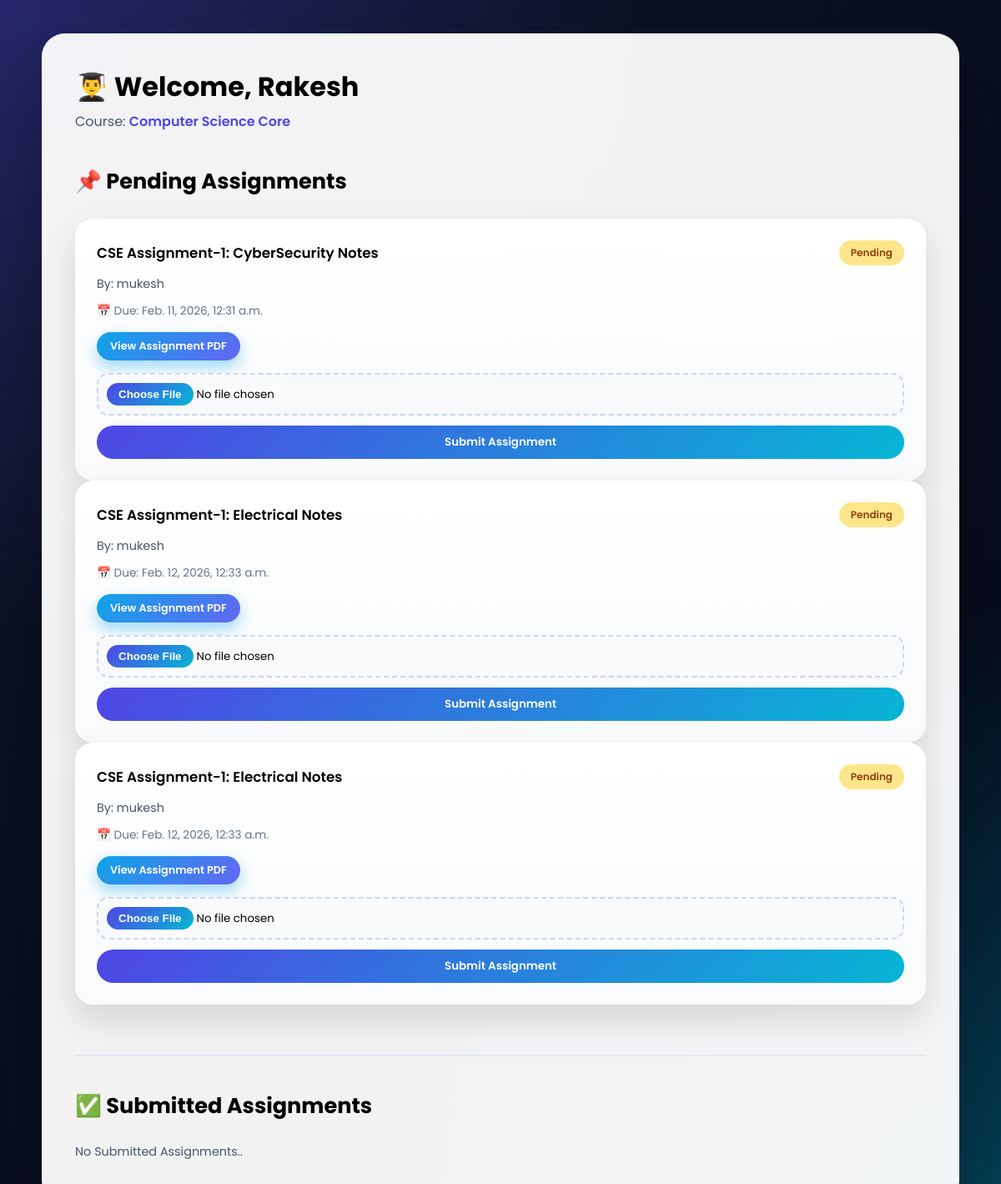
Before: /students/dashboard/ (signed in) with the older database file.
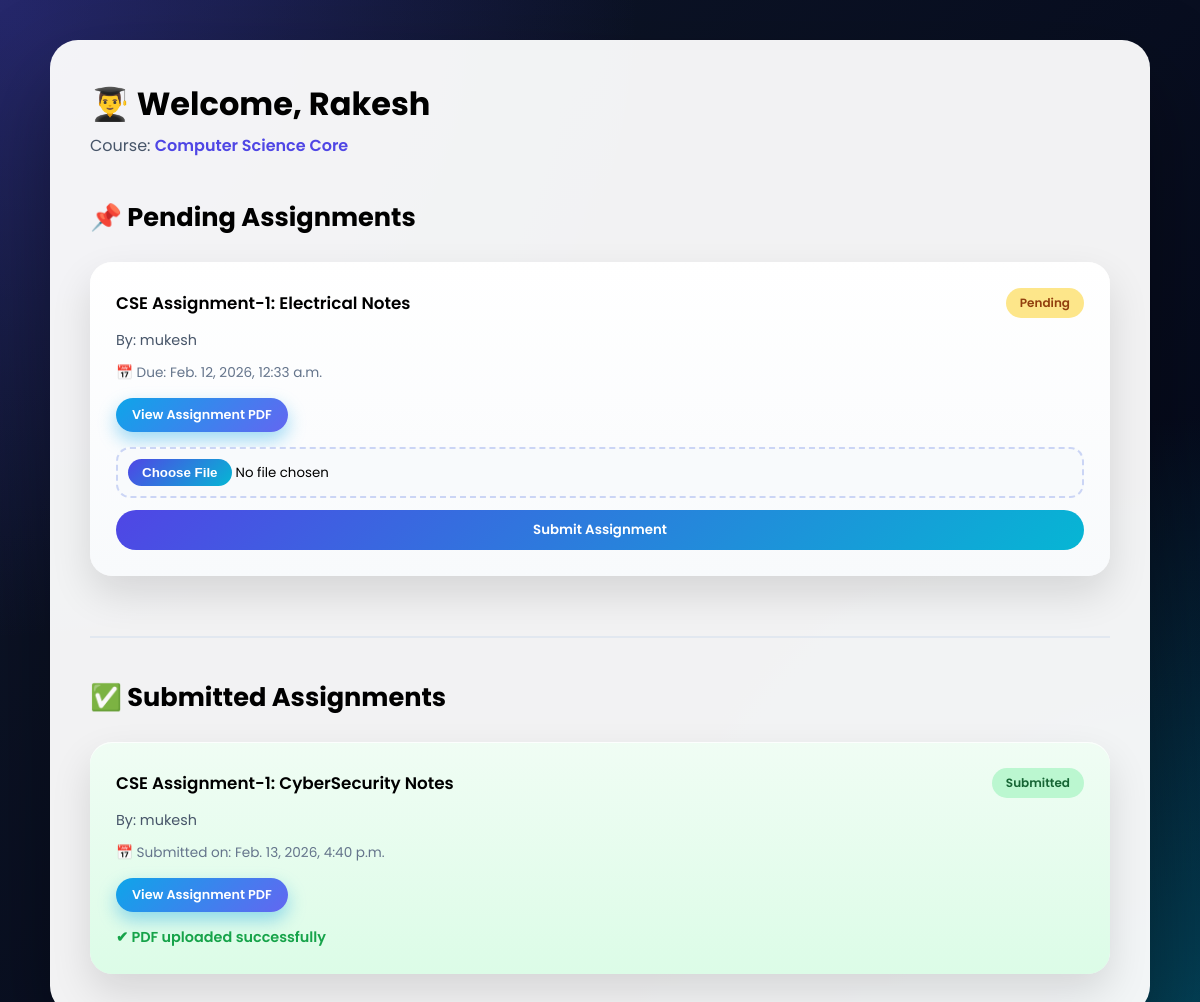
After: the same page with the newer database file.
### assignments/models.py (models this page shows, shortened)
class Assignment(models.Model):
    COURSE_CHOICES = [
        ('AIML', 'Artificial Intelligence and Machine Learning'),
        ('CORE', 'Computer Science Core'),
        ('IT', 'Information Technology'),
        ('ME', 'Mechanical Engineering'),
        ('CE', 'Civil Engineering'),
        ('EE', 'Electrical Engineering')
    ]
    teacher_name = models.ForeignKey(User, on_delete=models.CASCADE)
    course_name = models.CharField(choices=COURSE_CHOICES)
    title = models.CharField(max_length=250)
    assignment = models.FileField(upload_to='assignment_pdfs/')
    due_date = models.DateTimeField()
    created_at = models.DateTimeField(auto_now_add=True)
    updated_at = models.DateTimeField(auto_now=True)
    def full_name(self):
        return self.teacher_name.get_full_name()

class SubmitAssignment(models.Model):
    user = models.ForeignKey(User, on_delete=models.CASCADE)
    assignment = models.ForeignKey(Assignment, on_delete=models.CASCADE)
    pdf = models.FileField(upload_to='submitted_pdfs/', blank=False)
    is_submitted = models.BooleanField(default=False)
    created_at = models.DateTimeField(auto_now_add=True)
    updated_at = models.DateTimeField(auto_now=True)

### enrollment/views.py (the view)
# urls.py: path('dashboard/', views.dashboard, name='dashboard'),
def dashboard(request):
    user = request.user
    course = Enrollment.objects.get(user=user)
    assignments = Assignment.objects.filter(course_name=course.course)
    submitted_assignments_id = SubmitAssignment.objects.filter(user=user).values_list('assignment_id', flat=True)
    pending_assignments = assignments.exclude(id__in=submitted_assignments_id)
    submitted_assignments = SubmitAssignment.objects.filter(user=user)
    context = {
        'user': user.get_full_name().capitalize(),
        'course': course.get_course_display(),
        'pending_assignments': pending_assignments,
        'submitted_assignments': submitted_assignments,
    }
    return render(request=request, template_name='student_dashboard.html', context=context)

### templates/students/student_dashboard.html (shortened to what this page needs)
{% load static %}
<!DOCTYPE html>
<html lang="en">
<head>
    <link rel="stylesheet" href="{% static 'css/student_dashboard.css' %}">
</head>
<body>
    <div class="dashboard-wrapper">
        <header class="dashboard-header">
            <div>
                <h1>👨‍🎓 Welcome, {{user}}</h1>
                <p>Course: <span>{{course}}</span></p>
            </div>
        </header>
        <section class="assignments-section">
            <h2>📌 Pending Assignments</h2>
            {% if pending_assignments %}
            {% for pending_assignment in pending_assignments %}
            <div class="assignment-grid">
                <div class="assignment-card">
                    <div class="assignment-top">
                        <h3>{{pending_assignment.title}}</h3>
                        <span class="status pending">Pending</span>
                    </div>
                    <p class="description">
                        By: {{pending_assignment.full_name}}
                    </p>
                    <div class="assignment-meta">
                        📅 Due: {{pending_assignment.due_date}}
                    </div>
                    <div class="assignment-actions">
                        <a href="{{ pending_assignment.assignment.url }}" target="_blank" class="view-btn">
                            View Assignment PDF
                        </a>
                    </div>
                    <form action="{% url 'submit_assignment' pending_assignment.id %}" class="submit-form" method="post"
                        enctype="multipart/form-data">
                        <input name="pdf" type="file" accept="application/pdf" required>
                        <button type="submit">Submit Assignment</button>
                    </form>
                </div>
            </div>
            {% endfor %}
            {% else %}
            <p class="description">
                No Pending Assignments...
            </p>
            {% endif %}
        </section>
        <section class="submitted-section">
            <h2>✅ Submitted Assignments</h2>
            {% if submitted_assignments %}
            {% for submitted_assignment in submitted_assignments %}
            <div class="assignment-grid">
                <div class="assignment-card submitted-card">
                    <div class="assignment-top">
                        <h3>{{submitted_assignment.assignment.title}}</h3>
                        <span class="status submitted">Submitted</span>
                    </div>
                    <p class="description">
                        By: {{submitted_assignment.assignment.full_name}}
                    </p>
                    <div class="assignment-meta">
                        📅 Submitted on: {{submitted_assignment.created_at}}
                    </div>
                    <div class="assignment-actions">
                        <a href="{{submitted_assignment.pdf.url}}" target="_blank" class="view-btn">
                            View Assignment PDF
                        </a>
                    </div>
                    <div class="submitted-info">
                        ✔ PDF uploaded successfully
                    </div>
                </div>
            </div>
            {% endfor %}
            {% else %}
            <p class="description">
                No Submitted Assignments..
            </p>
            {% endif %}
        </section>
    </div>
</body>
</html>

Changed rows visible on the page:
no longer on this page (row unchanged): Assignment: title "CSE Assignment-1: CyberSecurity Notes", full_name "mukesh", due_date "Feb. 11, 2026, 12:31 a.m."
removed Assignment: title "CSE Assignment-1: Electrical Notes", full_name "mukesh", due_date "Feb. 12, 2026, 12:33 a.m."
added SubmitAssignment: assignment "CSE Assignment-1: CyberSecurity Notes", assignment.full_name "mukesh", created_at "Feb. 13, 2026, 4:40 p.m."
Other visible differences:
text no longer shown: "No Submitted Assignments.."
